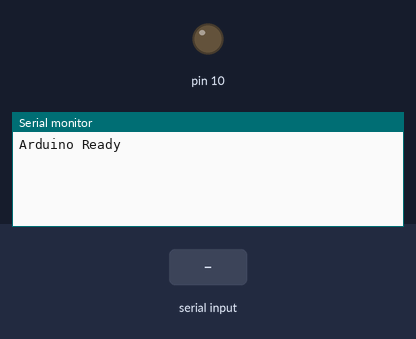
The sketch below on a simulated Arduino Uno, built with avr-gcc and run on an emulated ATmega328P. Shown: output pins drawn as LEDs (lit = HIGH), the last lines printed to the serial monitor. The inputs (shaded band) are chosen by the test bench.

Above: at 1.2 s.
1.3 s: "90,45,200\n" received over Serial
At 1.7 s:
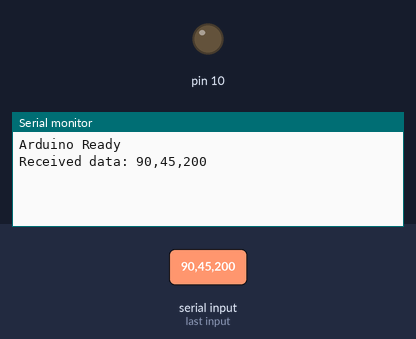
2.8 s: "90,45\n" received over Serial
At 4.0 s:
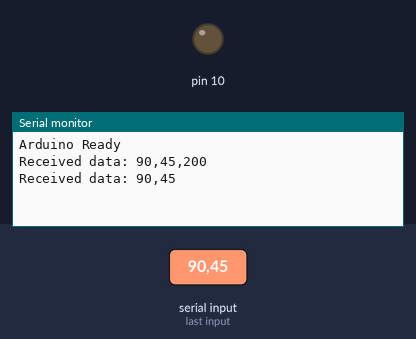
4.3 s: "1\n" received over Serial
At 5.2 s:
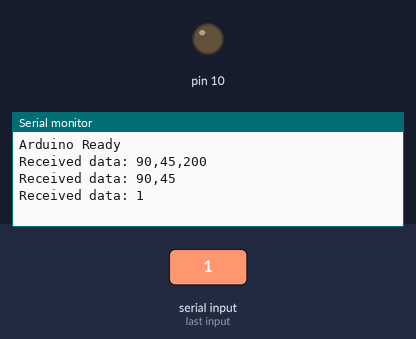

The sketch:

array_in.ino
```cpp
#include <Arduino.h>

void setup() {
  // put your setup code here, to run once:

  Serial.begin(115200);
  pinMode(10, OUTPUT);
  Serial.println("Arduino Ready");

}

void loop() {
  if (Serial.available() > 0) {
    String data = Serial.readStringUntil('\n');
    Serial.println("Received data: " + data);

    // Parse the incoming data
    int numRows, numCols;
    int array[10][10];  // Example with a 10x10 maximum size
    int arrayIndex = 0;

    sscanf(data.c_str(), "%d,%d,", &numRows, &numCols);

    // Parse the array elements (after the rows and columns part)
    char* token = strtok((char*)data.c_str() + strlen(String(numRows).c_str()) + strlen(String(numCols).c_str()) + 2, ",");
    for (int i = 0; i < numRows; ++i) {
      for (int j = 0; j < numCols; ++j) {
        array[i][j] = atoi(token);
        token = strtok(NULL, ",");
      }
    }

    // Process the array data (e.g., toggle an LED based on array values)
    if (array[0][0] == 1) {
      digitalWrite(10, HIGH);  // Turn on LED if the first element is 1
    } else if (array[0][0] == 2) {
      digitalWrite(10, HIGH);
      delay(1);
      digitalWrite(10, LOW);
      delay(1);
      digitalWrite(10, HIGH);
    } else {
      digitalWrite(10, LOW);   // Otherwise, turn it off
    }
  }
}
```

Measured:
- after the input at 1.3 s, the serial monitor: prints a new line at once (image 1)
- after the input at 2.8 s, the serial monitor: prints a new line at once (image 2)
- after the input at 4.3 s, the serial monitor: prints a new line at once (image 3)
